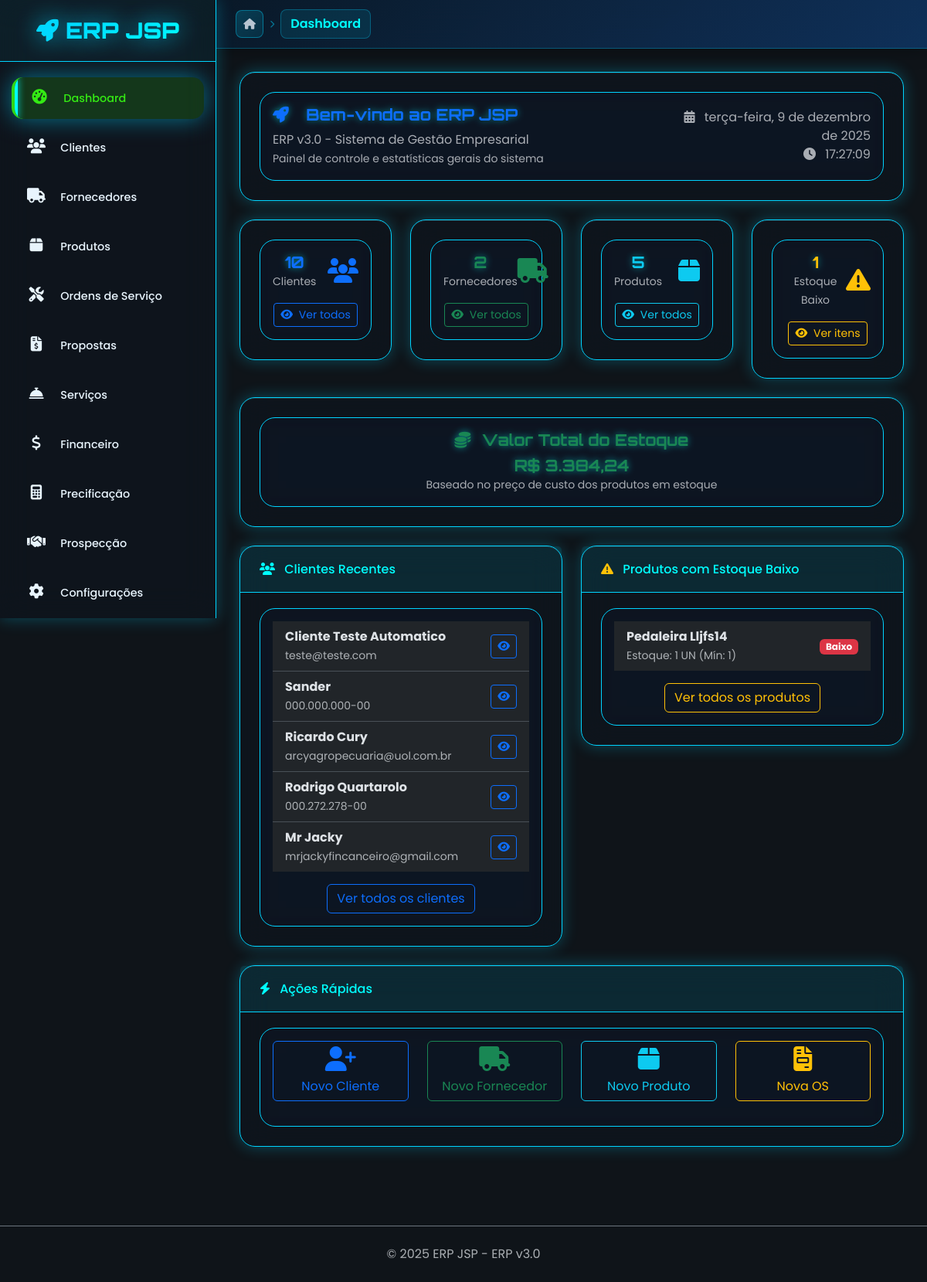
/dashboard (signed in), run on an earlier commit of the app's database.
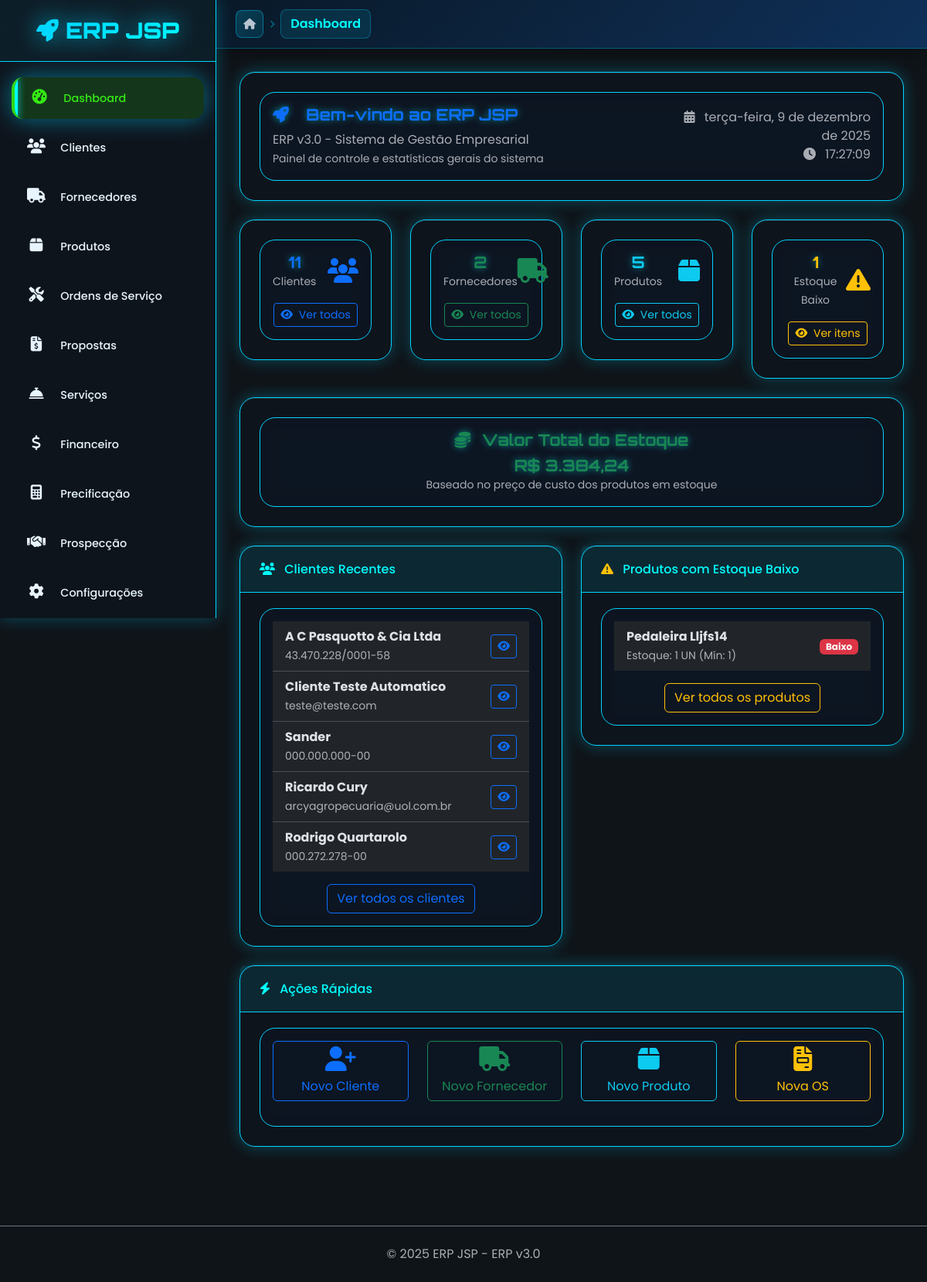
And on a later commit of the database.
### app/cliente/cliente_model.py (models this page shows, shortened)
class Cliente(BaseModel):
    __tablename__ = 'clientes'
    nome = db.Column(db.String(150), nullable=False, index=True)
    nome_fantasia = db.Column(db.String(150), index=True)  # Para PJ
    razao_social = db.Column(db.String(200))  # Para PJ
    tipo = db.Column(db.String(20), nullable=False, default='PF')  # PF ou PJ
    cpf_cnpj = db.Column(db.String(20), unique=True, index=True)
    rg_ie = db.Column(db.String(20))
    im = db.Column(db.String(20))  # Inscrição Municipal
    email = db.Column(db.String(150), index=True)
    email_financeiro = db.Column(db.String(150))  # Email específico para cobrança
    telefone = db.Column(db.String(20))
    celular = db.Column(db.String(20))
    whatsapp = db.Column(db.String(20))
    site = db.Column(db.String(200))
    contato_nome = db.Column(db.String(100))  # Nome do responsável
    contato_cargo = db.Column(db.String(100))  # Cargo do responsável
    contato_telefone = db.Column(db.String(20))
    contato_email = db.Column(db.String(150))
    cep = db.Column(db.String(10))
    endereco = db.Column(db.String(200))
    numero = db.Column(db.String(20))
    complemento = db.Column(db.String(100))
    bairro = db.Column(db.String(100))
    cidade = db.Column(db.String(100))
    estado = db.Column(db.String(2))
    pais = db.Column(db.String(50), default='Brasil')
    segmento = db.Column(db.String(100))  # Setor de atuação
    porte_empresa = db.Column(db.String(20))  # MEI, ME, EPP, Grande
    origem = db.Column(db.String(50))  # Como conheceu a empresa
    classificacao = db.Column(db.String(20), default='A')  # A, B, C (qualidade)
    limite_credito = db.Column(db.Numeric(10, 2), default=0)
    forma_pagamento_padrao = db.Column(db.String(50))
    prazo_pagamento_padrao = db.Column(db.Integer, default=30)  # dias
    desconto_padrao = db.Column(db.Numeric(5, 2), default=0)  # %
    data_nascimento = db.Column(db.Date)  # Para PF
    data_fundacao = db.Column(db.Date)  # Para PJ
    genero = db.Column(db.String(20))  # Para PF
    estado_civil = db.Column(db.String(20))  # Para PF
    profissao = db.Column(db.String(100))  # Para PF
    observacoes = db.Column(db.Text)
    observacoes_internas = db.Column(db.Text)  # Não visível em relatórios
    status = db.Column(db.String(20), default='ativo')  # ativo, inativo, bloqueado
    motivo_bloqueio = db.Column(db.String(200))
    @property
    def nome_display(self):
        if self.tipo == 'PJ' and self.nome_fantasia:
            return self.nome_fantasia.title()
        return self.nome.title() if self.nome else ''
    @property
    def documento_formatado(self):
        if not self.cpf_cnpj:
            return ''
        doc = ''.join(filter(str.isdigit, self.cpf_cnpj))
        if len(doc) == 11:  # CPF
            return f'{doc[:3]}.{doc[3:6]}.{doc[6:9]}-{doc[9:]}'
        elif len(doc) == 14:  # CNPJ
            return f'{doc[:2]}.{doc[2:5]}.{doc[5:8]}/{doc[8:12]}-{doc[12:]}'
        return self.cpf_cnpj

### app/produto/produto_model.py (models this page shows, shortened)
class Produto(BaseModel):
    __tablename__ = 'produtos'
    nome = db.Column(db.String(100), nullable=False, index=True)
    descricao = db.Column(db.Text)
    codigo = db.Column(db.String(50), unique=True, index=True)
    codigo_barras = db.Column(db.String(50), unique=True, index=True)
    categoria = db.Column(db.String(50), index=True)
    subcategoria = db.Column(db.String(50))
    marca = db.Column(db.String(50))
    modelo = db.Column(db.String(50))
    unidade_medida = db.Column(db.String(10), default='UN')  # UN, KG, M, L, etc.
    peso = db.Column(db.Numeric(10, 3))
    dimensoes = db.Column(db.String(50))  # Ex: 10x20x30 cm
    preco_custo = db.Column(db.Numeric(10, 2), default=0)
    preco_venda = db.Column(db.Numeric(10, 2), default=0)
    margem_lucro = db.Column(db.Numeric(5, 2), default=0)  # Percentual
    markup = db.Column(db.Numeric(5, 2), default=0)  # Percentual de markup sobre o custo
    estoque_atual = db.Column(db.Integer, default=0)
    estoque_minimo = db.Column(db.Integer, default=0)
    estoque_maximo = db.Column(db.Integer, default=0)
    controla_estoque = db.Column(db.Boolean, default=True)
    fornecedor_id = db.Column(db.Integer, db.ForeignKey('fornecedores.id'), nullable=True)
    status = db.Column(db.String(20), default='ativo')  # ativo, inativo, descontinuado
    observacoes = db.Column(db.Text)
    @property
    def nome_display(self):
        return self.nome.title() if self.nome else ''
    @property
    def valor_estoque(self):
        if self.preco_custo and self.estoque_atual:
            return float(self.preco_custo) * self.estoque_atual
        return 0
    @classmethod
    def produtos_estoque_baixo(cls):
        return cls.query.filter(
            cls.controla_estoque == True,
            cls.estoque_atual <= cls.estoque_minimo,
            cls.ativo == True
        ).all()

### app/painel/painel_routes.py (the view)
@painel_bp.route('/dashboard')
@login_required
def dashboard():
    try:
        from app.cliente.cliente_model import Cliente
        from app.fornecedor.fornecedor_model import Fornecedor
        from app.produto.produto_model import Produto
        from app.ordem_servico.ordem_servico_model import OrdemServico
        from app.financeiro.financeiro_utils import calcular_metricas_dashboard, formatar_valor_real
        stats_basicas = {
            'total_clientes': Cliente.query.filter_by(ativo=True).count(),
            'total_fornecedores': Fornecedor.query.filter_by(ativo=True).count(),
            'total_produtos': Produto.query.filter_by(ativo=True).count(),
            'produtos_estoque_baixo': len(Produto.produtos_estoque_baixo()),
        }
        try:
            metricas_financeiras = calcular_metricas_dashboard()
        except Exception as e:
            print(f"⚠️ Erro ao calcular métricas financeiras: {e}")
            metricas_financeiras = {
                'total_ordens': 0, 'ordens_abertas': 0, 'ordens_concluidas': 0,
                'valor_total_ordens': 0, 'valor_ordens_concluidas': 0, 'valor_ordens_abertas': 0,
                'receita_mes': 0, 'qtd_ordens_mes': 0,
                'total_receitas_mes': 0, 'total_despesas_mes': 0, 'saldo_mes': 0,
                'total_contas_receber': 0, 'total_contas_pagar': 0,
                'qtd_contas_receber': 0, 'qtd_contas_pagar': 0,
                'fluxo_caixa': 0
            }
        stats = {**stats_basicas, **metricas_financeiras}
        clientes_recentes = Cliente.query.filter_by(ativo=True).order_by(
            Cliente.criado_em.desc()
        ).limit(5).all()
        produtos_estoque_baixo = Produto.produtos_estoque_baixo()[:5]
        ordens_recentes = OrdemServico.query.filter_by(ativo=True).order_by(
            OrdemServico.criado_em.desc()
        ).limit(5).all()
        produtos_com_estoque = Produto.query.filter(
            Produto.ativo == True,
            Produto.controla_estoque == True,
            Produto.preco_custo.isnot(None)
        ).all()
        valor_total_estoque = sum([p.valor_estoque for p in produtos_com_estoque])
        stats['valor_estoque'] = valor_total_estoque
        stats['valor_total_ordens_fmt'] = formatar_valor_real(stats['valor_total_ordens'])
        stats['valor_ordens_concluidas_fmt'] = formatar_valor_real(stats['valor_ordens_concluidas'])
        stats['valor_ordens_abertas_fmt'] = formatar_valor_real(stats['valor_ordens_abertas'])
        stats['receita_mes_fmt'] = formatar_valor_real(stats['receita_mes'])
        stats['total_receitas_mes_fmt'] = formatar_valor_real(stats['total_receitas_mes'])
        stats['total_despesas_mes_fmt'] = formatar_valor_real(stats['total_despesas_mes'])
        stats['saldo_mes_fmt'] = formatar_valor_real(stats['saldo_mes'])
        stats['total_contas_receber_fmt'] = formatar_valor_real(stats['total_contas_receber'])
        stats['total_contas_pagar_fmt'] = formatar_valor_real(stats['total_contas_pagar'])
        stats['fluxo_caixa_fmt'] = formatar_valor_real(stats['fluxo_caixa'])
        stats['valor_estoque_fmt'] = formatar_valor_real(valor_total_estoque)
        stats['saldo_mes_cor'] = 'success' if stats['saldo_mes'] >= 0 else 'danger'
        stats['fluxo_caixa_cor'] = 'success' if stats['fluxo_caixa'] >= 0 else 'danger'
        return render_template('painel/dashboard.html',
                             stats=stats,
                             clientes_recentes=clientes_recentes,
                             produtos_estoque_baixo=produtos_estoque_baixo,
                             ordens_recentes=ordens_recentes)
    except Exception as e:
        print(f" Erro no dashboard: {e}")
        stats = {
            'total_clientes': 0, 'total_fornecedores': 0, 'total_produtos': 0,
            'produtos_estoque_baixo': 0, 'valor_estoque': 0,
            'total_ordens': 0, 'ordens_abertas': 0, 'ordens_concluidas': 0,
            'valor_total_ordens': 0, 'valor_ordens_concluidas': 0, 'valor_ordens_abertas': 0,
            'receita_mes': 0, 'qtd_ordens_mes': 0,
            'total_receitas_mes': 0, 'total_despesas_mes': 0, 'saldo_mes': 0,
            'total_contas_receber': 0, 'total_contas_pagar': 0,
            'qtd_contas_receber': 0, 'qtd_contas_pagar': 0, 'fluxo_caixa': 0,
            'valor_total_ordens_fmt': 'R$ 0,00', 'valor_ordens_concluidas_fmt': 'R$ 0,00',
            'valor_ordens_abertas_fmt': 'R$ 0,00', 'receita_mes_fmt': 'R$ 0,00',
            'total_receitas_mes_fmt': 'R$ 0,00', 'total_despesas_mes_fmt': 'R$ 0,00',
            'saldo_mes_fmt': 'R$ 0,00', 'total_contas_receber_fmt': 'R$ 0,00',
            'total_contas_pagar_fmt': 'R$ 0,00', 'fluxo_caixa_fmt': 'R$ 0,00',
            'valor_estoque_fmt': 'R$ 0,00',
            'saldo_mes_cor': 'secondary', 'fluxo_caixa_cor': 'secondary'
        }
        return render_template('painel/dashboard.html',
                             stats=stats,
                             clientes_recentes=[],
                             produtos_estoque_baixo=[],
                             ordens_recentes=[],
                             erro_banco=True)

### app/auth/auth_routes.py (called while the page is built)
@auth_bp.app_context_processor
def inject_auth_vars():
    return {
        'current_user': current_user,
        'is_authenticated': current_user.is_authenticated if current_user else False
    }

### app/extensoes.py (called while the page is built)
def init_extensions(app):
    db.init_app(app)
    migrate.init_app(app, db)
    login_manager.init_app(app)
    login_manager.login_view = 'auth.login'
    login_manager.login_message = 'Por favor, faça login para acessar esta página.'
    login_manager.login_message_category = 'info'
    @login_manager.user_loader
    def load_user(user_id):
        try:
            from app.auth.usuario_model import Usuario
            return Usuario.query.get(int(user_id))
        except Exception as e:
            print(f"⚠️ Erro no load_user: {e}")
            return None
    import os
    db_path = app.config.get('SQLALCHEMY_DATABASE_URI')
    if db_path and db_path.startswith('sqlite:///'):
        db_file = db_path.replace('sqlite:///', '')
        db_dir = os.path.dirname(db_file)
        if db_dir and not os.path.exists(db_dir):
            os.makedirs(db_dir, exist_ok=True)

### app/painel/templates/painel/dashboard.html (shortened to what the changed rows need)
{% extends "base.html" %}
{% block content %}
<div class="row mb-4">
    <div class="col-12">
        <div class="card">
            <div class="card-body">
                <div class="row align-items-center">
                    <div class="col-md-8">
                        <h2 class="text-primary mb-2">
                            <i class="fas fa-rocket me-3"></i>
                            Bem-vindo ao {{ COMPANY_NAME }}
                        </h2>
                    </div>
                </div>
            </div>
        </div>
    </div>
</div>
<div class="row mb-4">
    <div class="col-md-3">
        <div class="card">
            <div class="card-body text-center">
                <div class="d-flex justify-content-between align-items-center">
                    <div>
                        <h3 class="text-primary mb-0">{{ stats.total_clientes }}</h3>
                        <small class="text-muted">Clientes</small>
                    </div>
                </div>
            </div>
        </div>
    </div>
</div>
{% if stats.valor_estoque > 0 %}
<div class="row mb-4">
    <div class="col-12">
        <div class="card">
            <div class="card-body text-center">
                <h2 class="text-success">
                    R$ {{ "{:,.2f}".format(stats.valor_estoque).replace(',', 'X').replace('.', ',').replace('X', '.') }}
                </h2>
            </div>
        </div>
    </div>
</div>
{% endif %}
<div class="row">
    {% if clientes_recentes %}
    <div class="col-md-6 mb-4">
        <div class="card">
            <div class="card-body">
                <div class="list-group list-group-flush">
                    {% for cliente in clientes_recentes %}
                    <div class="list-group-item d-flex justify-content-between align-items-center">
                        <div>
                            <div class="fw-bold">{{ cliente.nome_display }}</div>
                            <small class="text-muted">
                                {% if cliente.email %}{{ cliente.email }}{% else %}{{ cliente.documento_formatado }}{% endif %}
                            </small>
                        </div>
                        <div>
                            <a href="{{ url_for('cliente.visualizar', id=cliente.id) }}" class="btn btn-outline-primary btn-sm">
                                <i class="fas fa-eye"></i>
                            </a>
                        </div>
                    </div>
                    {% endfor %}
                </div>
            </div>
        </div>
    </div>
    {% endif %}
    {% if produtos_estoque_baixo %}
    <div class="col-md-6 mb-4">
        <div class="card">
            <div class="card-body">
                <div class="list-group list-group-flush">
                    {% for produto in produtos_estoque_baixo %}
                    <div class="list-group-item d-flex justify-content-between align-items-center">
                        <div>
                            <div class="fw-bold">{{ produto.nome_display }}</div>
                            <small class="text-muted">
                                Estoque: {{ produto.estoque_atual }} {{ produto.unidade_medida }}
                                (Mín: {{ produto.estoque_minimo }})
                            </small>
                        </div>
                        <div>
                            <span class="badge bg-danger">Baixo</span>
                        </div>
                    </div>
                    {% endfor %}
                </div>
            </div>
        </div>
    </div>
    {% endif %}
</div>
{% endblock %}

What changed in the data, as far as the page shows it:
no longer on this page (row unchanged): Cliente: nome_display "Mr Jacky", email "mrjackyfincanceiro@gmail.com"
added Cliente: nome_display "A C Pasquotto & Cia Ltda", documento_formatado "43.470.228/0001-58"
Also different on the page:
{{ stats.total_clientes }}: "10" → "11"
